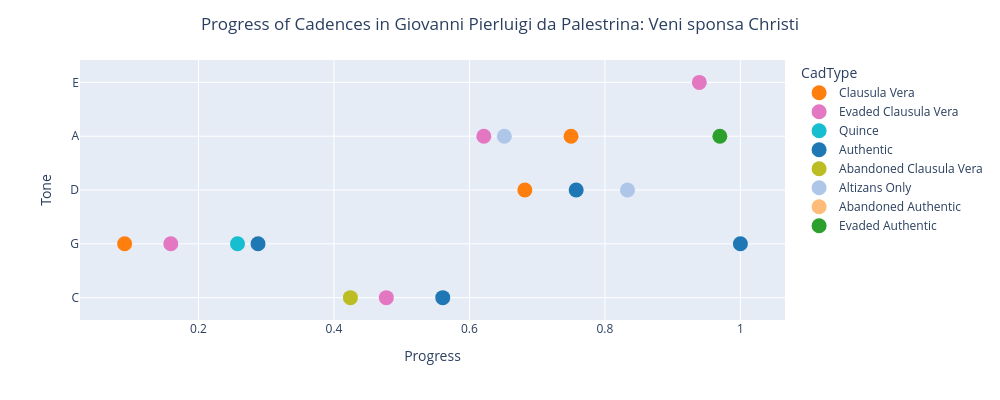

Notebook code for this chart:
### Markdown cell above
## 6d.  Cadence Progress

The cadences in succession.

### Code cell
fig = px.scatter(
    cadences,
    x='Progress',
    y='Tone',
    color='CadType',
    color_discrete_map=cadence_color_dict,
)

fig.update_traces(marker=dict(size=15))

fig.update_layout(
    title=f"Progress of Cadences in {piece.metadata['composer']}: {piece.metadata['title']}",
    title_x=0.5,
    height=400,
    width=1000,
)

# Order the y-axis by the custom tone order
fig.update_yaxes(
    categoryorder='array',
    categoryarray=custom_tone_order,
)

fig.show()

### Figure 1 — Plotly figure (JSON) as saved in the notebook; plotly's stock layout.template omitted (floating-point values rounded to 4 significant figures)
{"data": [{"hovertemplate": "CadType=Clausula Vera<br>Progress=%{x}<br>Tone=%{y}<extra></extra>", "legendgroup": "Clausula Vera", "marker": {"color": "#ff7f0e", "size": 15, "symbol": "circle"}, "mode": "markers", "name": "Clausula Vera", "orientation": "h", "showlegend": true, "type": "scatter", "x": [0.09091, 0.6818, 0.75], "xaxis": "x", "y": ["G", "D", "A"], "yaxis": "y"}, {"hovertemplate": "CadType=Evaded Clausula Vera<br>Progress=%{x}<br>Tone=%{y}<extra></extra>", "legendgroup": "Evaded Clausula Vera", "marker": {"color": "#e377c2", "size": 15, "symbol": "circle"}, "mode": "markers", "name": "Evaded Clausula Vera", "orientation": "h", "showlegend": true, "type": "scatter", "x": [0.1591, 0.4773, 0.5417, 0.6212, 0.8788, 0.9394], "xaxis": "x", "y": ["G", "C", null, "A", null, "E"], "yaxis": "y"}, {"hovertemplate": "CadType=Quince<br>Progress=%{x}<br>Tone=%{y}<extra></extra>", "legendgroup": "Quince", "marker": {"color": "#17becf", "size": 15, "symbol": "circle"}, "mode": "markers", "name": "Quince", "orientation": "h", "showlegend": true, "type": "scatter", "x": [0.2576], "xaxis": "x", "y": ["G"], "yaxis": "y"}, {"hovertemplate": "CadType=Authentic<br>Progress=%{x}<br>Tone=%{y}<extra></extra>", "legendgroup": "Authentic", "marker": {"color": "#1f77b4", "size": 15, "symbol": "circle"}, "mode": "markers", "name": "Authentic", "orientation": "h", "showlegend": true, "type": "scatter", "x": [0.2879, 0.5606, 0.7576, 1], "xaxis": "x", "y": ["G", "C", "D", "G"], "yaxis": "y"}, {"hovertemplate": "CadType=Abandoned Clausula Vera<br>Progress=%{x}<br>Tone=%{y}<extra></extra>", "legendgroup": "Abandoned Clausula Vera", "marker": {"color": "#bcbd22", "size": 15, "symbol": "circle"}, "mode": "markers", "name": "Abandoned Clausula Vera", "orientation": "h", "showlegend": true, "type": "scatter", "x": [0.4242], "xaxis": "x", "y": ["C"], "yaxis": "y"}, {"hovertemplate": "CadType=Altizans Only<br>Progress=%{x}<br>Tone=%{y}<extra></extra>", "legendgroup": "Altizans Only", "marker": {"color": "#aec7e8", "size": 15, "symbol": "circle"}, "mode": "markers", "name": "Altizans Only", "orientation": "h", "showlegend": true, "type": "scatter", "x": [0.6515, 0.8333], "xaxis": "x", "y": ["A", "D"], "yaxis": "y"}, {"hovertemplate": "CadType=Abandoned Authentic<br>Progress=%{x}<br>Tone=%{y}<extra></extra>", "legendgroup": "Abandoned Authentic", "marker": {"color": "#ffbb78", "size": 15, "symbol": "circle"}, "mode": "markers", "name": "Abandoned Authentic", "orientation": "h", "showlegend": true, "type": "scatter", "x": [0.7803], "xaxis": "x", "y": [null], "yaxis": "y"}, {"hovertemplate": "CadType=Evaded Authentic<br>Progress=%{x}<br>Tone=%{y}<extra></extra>", "legendgroup": "Evaded Authentic", "marker": {"color": "#2ca02c", "size": 15, "symbol": "circle"}, "mode": "markers", "name": "Evaded Authentic", "orientation": "h", "showlegend": true, "type": "scatter", "x": [0.9697], "xaxis": "x", "y": ["A"], "yaxis": "y"}], "layout": {"height": 400, "legend": {"title": {"text": "CadType"}, "tracegroupgap": 0}, "margin": {"t": 60}, "title": {"text": "Progress of Cadences in Giovanni Pierluigi da Palestrina: Veni sponsa Christi", "x": 0.5}, "width": 1000, "xaxis": {"anchor": "y", "domain": [0, 1], "title": {"text": "Progress"}}, "yaxis": {"anchor": "x", "categoryarray": ["E-", "B-", "F", "C", "G", "D", "A", "E", "B"], "categoryorder": "array", "domain": [0, 1], "title": {"text": "Tone"}}}}
